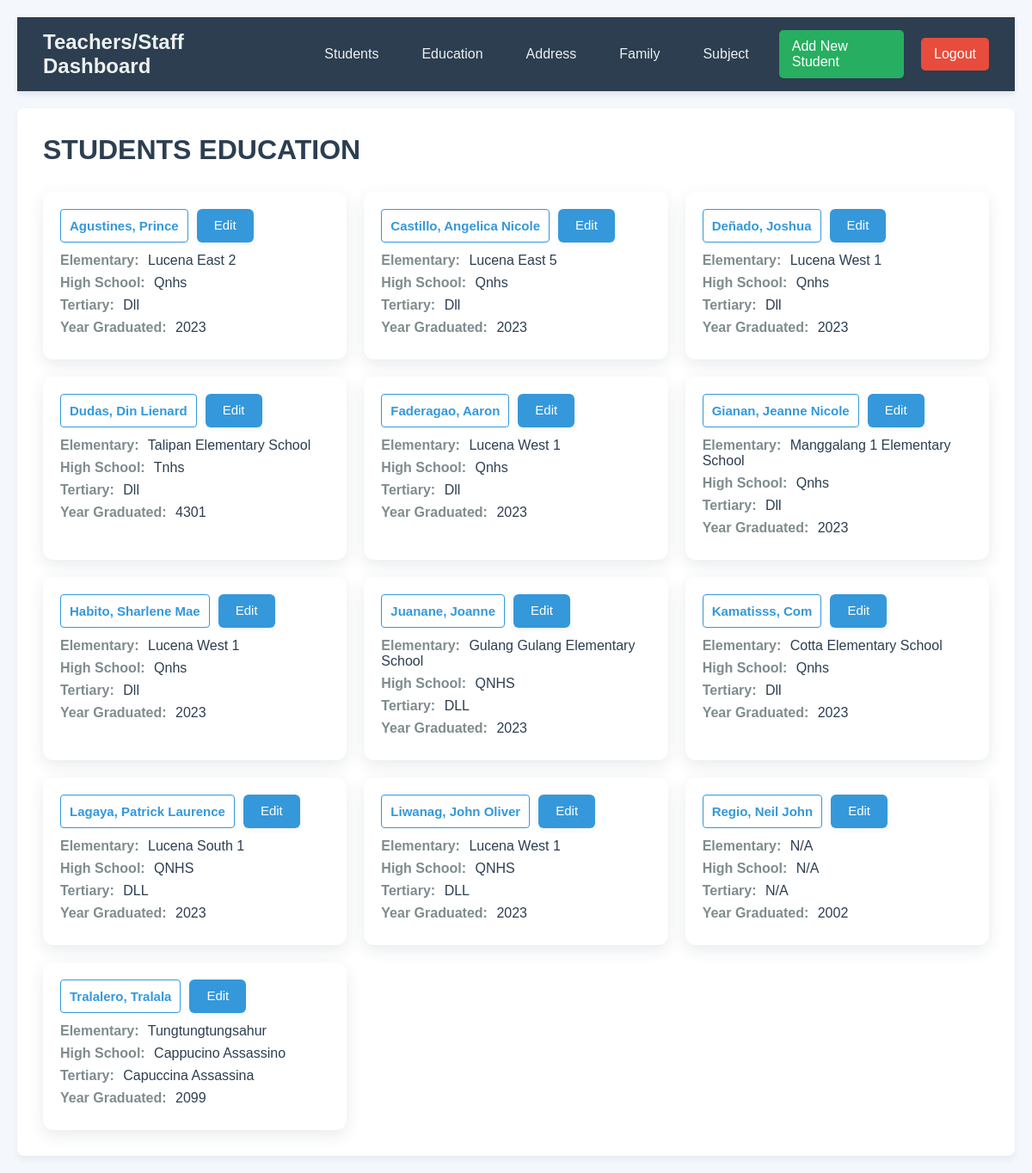
/education/ (signed in), run on the app's committed database.
### online_enrollment/models.py (models this page shows, shortened)
class Education(models.Model):
    student = models.ForeignKey(
        StudentInformation,
        on_delete=models.CASCADE,
        null=True,  # allow NULL in DB
        blank=True  # allow empty in forms
        )
    elementary = models.CharField(max_length=100)
    highschool = models.CharField(max_length=100)
    tertiary = models.CharField(max_length=100)
    achievements = models.CharField(max_length=100)
    year_graduated = models.IntegerField()
    class Meta:
        ordering = ['student']

class StudentInformation(models.Model):
    first_name = models.CharField(max_length=100)
    last_name = models.CharField(max_length=100)
    email = models.EmailField(max_length=100)
    student_id = models.IntegerField()
    gender = models.CharField(
        max_length=10,
        choices=[('Male', 'Male'), ('Female', 'Female'), ('Other', 'Other')],
        default=''
    )
    def __str__(self): # for showing names in the database
        return f"{self.last_name}, {self.first_name}"
    class Meta: # for making the data sorted alphabetically
        ordering = ["last_name"]

### online_enrollment/views.py (the view)
# urls.py: path('education/', views.education, name='education'),
@login_required(login_url='login_user')
def education(request):
    education = Education.objects.all()
    return render(request, 'education.html', {'education':education})

### online_enrollment/templates/education.html (shortened to what this page needs)
{% extends "layout.html" %}
{% block content %}
<div class="page-header">
    <h1 class="section-header">STUDENTS EDUCATION</h1>
</div>
<div class="students-grid">
    {% for x in education %}
    <div class="student-card">
        <div class="card-header">
            <div class="card-actions">
                <span class="student-badge">{{ x.student }}</span>
                <a href="{% url 'edit_education' x.id %}" class="btn btn-primary">Edit</a>
            </div>
        </div>
        <div class="info-row">
            <span class="info-label">Elementary:</span>
            <span class="info-value">{{ x.elementary }}</span>
        </div>
        <div class="info-row">
            <span class="info-label">High School:</span>
            <span class="info-value">{{ x.highschool }}</span>
        </div>
        <div class="info-row">
            <span class="info-label">Tertiary:</span>
            <span class="info-value">{{ x.tertiary }}</span>
        </div>
        <div class="info-row">
            <span class="info-label">Year Graduated:</span>
            <span class="info-value">{{ x.year_graduated }}</span>
        </div>
    </div>
    {% endfor %}
</div>
{% endblock %}

### online_enrollment/static/css/styles.css (style rules this page uses)
* { margin: 0; padding: 0; box-sizing: border-box; }
body { font-family: 'Arial', sans-serif; background-color: #f4f7fc; color: #333; padding: 20px; }
.page-header { margin-bottom:30px; }
.page-header h1 { font-size:32px; color:#2c3e50; }
.section-header { font-size: 18px; margin-bottom: 20px; color: #2c3e50; }
.students-grid { display:grid; grid-template-columns: repeat(auto-fill, minmax(300px, 1fr)); gap:20px; margin-top:20px; }
.student-card { background:#fff; padding:20px; border-radius:12px; box-shadow:0 6px 18px rgba(44,62,80,0.10); transition: transform .18s, box-shadow .18s; }
.card-header { display:flex; justify-content:space-between; align-items:center; margin-bottom:12px; }
.card-actions { display: flex; gap: 10px; }
.student-badge { background: none; color: #3498db; border: 1px solid #3498db; padding: 10px 10px; border-radius: 4px; font-weight: 600; font-size: 15px; }
.btn { padding: 10px 20px; border-radius: 6px; font-size: 15px; font-weight:500; cursor: pointer; box-shadow: 0 2px 6px rgba(44,62,80,0.07); transition: background .18s, transform .06s; text-decoration: none; display:inline-block; border: none; }
.btn-primary { background-color: #3498db; color: white; }
.info-row { margin-bottom:8px; }
.info-label { font-weight:700; color:#7f8c8d; margin-right:6px; }
.info-value { color:#2c3e50; }

### data on the page
Education: student "Agustines, Prince", elementary "Lucena East 2", highschool "Qnhs", tertiary "Dll", year_graduated "2023"
Education: student "Castillo, Angelica Nicole", elementary "Lucena East 5", highschool "Qnhs", tertiary "Dll", year_graduated "2023"
Education: student "Deñado, Joshua", elementary "Lucena West 1", highschool "Qnhs", tertiary "Dll", year_graduated "2023"
Education: student "Dudas, Din Lienard", elementary "Talipan Elementary School", highschool "Tnhs", tertiary "Dll", year_graduated "4301"
Education: student "Faderagao, Aaron", elementary "Lucena West 1", highschool "Qnhs", tertiary "Dll", year_graduated "2023"
Education: student "Gianan, Jeanne Nicole", elementary "Manggalang 1 Elementary School", highschool "Qnhs", tertiary "Dll", year_graduated "2023"
Education: student "Habito, Sharlene Mae", elementary "Lucena West 1", highschool "Qnhs", tertiary "Dll", year_graduated "2023"
Education: student "Juanane, Joanne", elementary "Gulang Gulang Elementary School", highschool "QNHS", tertiary "DLL", year_graduated "2023"
Education: student "Kamatisss, Com", elementary "Cotta Elementary School", highschool "Qnhs", tertiary "Dll", year_graduated "2023"
Education: student "Lagaya, Patrick Laurence", elementary "Lucena South 1", highschool "QNHS", tertiary "DLL", year_graduated "2023"
Education: student "Liwanag, John Oliver", elementary "Lucena West 1", highschool "QNHS", tertiary "DLL", year_graduated "2023"
Education: student "Regio, Neil John", elementary "N/A", highschool "N/A", tertiary "N/A", year_graduated "2002"
Education: student "Tralalero, Tralala", elementary "Tungtungtungsahur", highschool "Cappucino Assassino", tertiary "Capuccina Assassina", year_graduated "2099"
